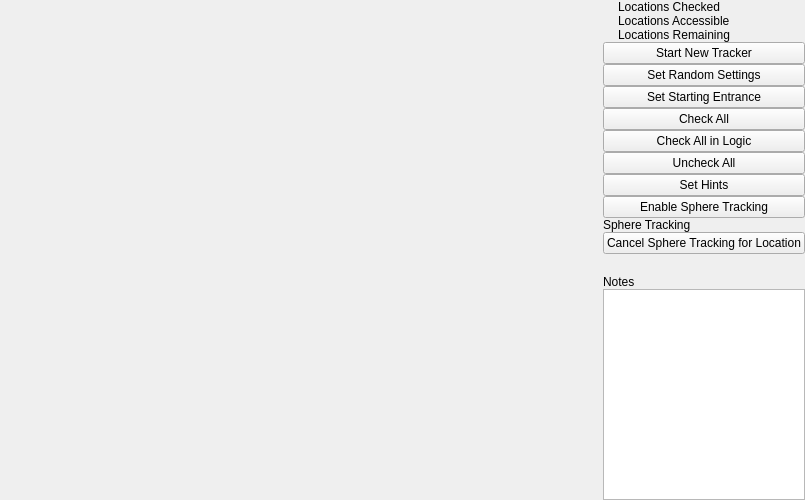
      <widget class="QWidget" name="tracker_tab">
       <property name="styleSheet">
        <string notr="true">background: black;

QPushButton {
  background: gray;
}</string>
       </property>
       <attribute name="title">
        <string>Tracker</string>
       </attribute>
       <layout class="QGridLayout" name="gridLayout" columnstretch="2,1,1">
        <property name="leftMargin">
         <number>0</number>
        </property>
        <property name="topMargin">
         <number>0</number>
        </property>
        <property name="rightMargin">
         <number>0</number>
        </property>
        <property name="bottomMargin">
         <number>0</number>
        </property>
        <property name="horizontalSpacing">
         <number>3</number>
        </property>
        <property name="verticalSpacing">
         <number>0</number>
        </property>
        <item row="0" column="0">
         <layout class="QVBoxLayout" name="inventory_layout" stretch="1,3,3">
          <item>
           <layout class="QHBoxLayout" name="dungeon_inventory_layout" stretch="0,0,0,0,0,0,0">
            <property name="spacing">
             <number>2</number>
            </property>
            <item>
             <layout class="QVBoxLayout" name="dungeon_svt_layout">
              <property name="spacing">
               <number>1</number>
              </property>
              <property name="sizeConstraint">
               <enum>QLayout::SizeConstraint::SetDefaultConstraint</enum>
              </property>
              <item>
               <layout class="QHBoxLayout" name="dungeon_svt_keys_layout">
                <property name="spacing">
                 <number>1</number>
                </property>
                <property name="sizeConstraint">
                 <enum>QLayout::SizeConstraint::SetDefaultConstraint</enum>
                </property>
               </layout>
              </item>
             </layout>
            </item>
            <item>
             <layout class="QVBoxLayout" name="dungeon_et_layout">
              <property name="spacing">
               <number>1</number>
              </property>
              <property name="sizeConstraint">
               <enum>QLayout::SizeConstraint::SetDefaultConstraint</enum>
              </property>
              <item>
               <layout class="QHBoxLayout" name="dungeon_et_keys_layout">
                <property name="spacing">
                 <number>1</number>
                </property>
               </layout>
              </item>
             </layout>
            </item>
            <item>
             <layout class="QVBoxLayout" name="dungeon_lmf_layout">
              <property name="spacing">
               <number>1</number>
              </property>
              <property name="sizeConstraint">
               <enum>QLayout::SizeConstraint::SetDefaultConstraint</enum>
              </property>
              <item>
               <layout class="QHBoxLayout" name="dungeon_lmf_keys_layout">
                <property name="spacing">
                 <number>1</number>
                </property>
               </layout>
              </item>
             </layout>
            </item>
            <item>
             <layout class="QVBoxLayout" name="dungeon_ac_layout">
              <property name="spacing">
               <number>1</number>
              </property>
              <property name="sizeConstraint">
               <enum>QLayout::SizeConstraint::SetDefaultConstraint</enum>
              </property>
              <item>
               <layout class="QHBoxLayout" name="dungeon_ac_keys_layout">
                <property name="spacing">
                 <number>1</number>
                </property>
               </layout>
              </item>
             </layout>
            </item>
            <item>
             <layout class="QVBoxLayout" name="dungeon_ssh_layout">
              <property name="spacing">
               <number>1</number>
              </property>
              <property name="sizeConstraint">
               <enum>QLayout::SizeConstraint::SetDefaultConstraint</enum>
              </property>
              <item>
               <layout class="QHBoxLayout" name="dungeon_ssh_keys_layout">
                <property name="spacing">
                 <number>1</number>
                </property>
               </layout>
              </item>
             </layout>
            </item>
            <item>
             <layout class="QVBoxLayout" name="dungeon_fs_layout">
              <property name="spacing">
               <number>1</number>
              </property>
              <property name="sizeConstraint">
               <enum>QLayout::SizeConstraint::SetDefaultConstraint</enum>
              </property>
              <item>
               <layout class="QHBoxLayout" name="dungeon_fs_keys_layout">
                <property name="spacing">
                 <number>1</number>
                </property>
               </layout>
              </item>
             </layout>
            </item>
            <item>
             <layout class="QVBoxLayout" name="dungeon_sk_layout">
              <property name="spacing">
               <number>1</number>
              </property>
              <property name="sizeConstraint">
               <enum>QLayout::SizeConstraint::SetDefaultConstraint</enum>
              </property>
              <item>
               <layout class="QHBoxLayout" name="dungeon_sk_keys_layout">
                <property name="spacing">
                 <number>1</number>
                </property>
                <property name="sizeConstraint">
                 <enum>QLayout::SizeConstraint::SetDefaultConstraint</enum>
                </property>
               </layout>
              </item>
             </layout>
            </item>
           </layout>
          </item>
          <item>
           <layout class="QGridLayout" name="middle_inventory_layout" columnstretch="2,10,4">
            <item row="0" column="1">
             <layout class="QGridLayout" name="inventory_b_wheel_layout">
              <property name="spacing">
               <number>1</number>
              </property>
             </layout>
            </item>
            <item row="0" column="0">
             <layout class="QVBoxLayout" name="inventory_sword_layout"/>
            </item>
            <item row="0" column="2">
             <layout class="QVBoxLayout" name="inventory_tablet_layout"/>
            </item>
           </layout>
          </item>
          <item>
           <layout class="QGridLayout" name="lower_inventory_layout">
            <property name="spacing">
             <number>1</number>
            </property>
           </layout>
          </item>
         </layout>
        </item>
        <item row="0" column="2">
         <layout class="QVBoxLayout" name="tracker_info_layout" stretch="55,45">
          <property name="sizeConstraint">
           <enum>QLayout::SizeConstraint::SetDefaultConstraint</enum>
          </property>
          <item>
           <layout class="QVBoxLayout" name="tracker_info_top_half_layout">
            <item>
             <layout class="QGridLayout" name="tracker_statistics_grid" rowstretch="0,0,0" columnstretch="4,50">
              <property name="sizeConstraint">
               <enum>QLayout::SizeConstraint::SetDefaultConstraint</enum>
              </property>
              <item row="2" column="1">
               <widget class="QLabel" name="tracker_stats_remaining_label">
                <property name="text">
                 <string>Locations Remaining</string>
                </property>
               </widget>
              </item>
              <item row="2" column="0">
               <widget class="QLabel" name="tracker_stats_remaining">
                <property name="sizePolicy">
                 <sizepolicy hsizetype="Expanding" vsizetype="Preferred">
                  <horstretch>0</horstretch>
                  <verstretch>0</verstretch>
                 </sizepolicy>
                </property>
                <property name="text">
                 <string/>
                </property>
                <property name="alignment">
                 <set>Qt::AlignmentFlag::AlignRight|Qt::AlignmentFlag::AlignTrailing|Qt::AlignmentFlag::AlignVCenter</set>
                </property>
               </widget>
              </item>
              <item row="0" column="0">
               <widget class="QLabel" name="tracker_stats_checked">
                <property name="sizePolicy">
                 <sizepolicy hsizetype="Expanding" vsizetype="Preferred">
                  <horstretch>0</horstretch>
                  <verstretch>0</verstretch>
                 </sizepolicy>
                </property>
                <property name="text">
                 <string/>
                </property>
                <property name="alignment">
                 <set>Qt::AlignmentFlag::AlignRight|Qt::AlignmentFlag::AlignTrailing|Qt::AlignmentFlag::AlignVCenter</set>
                </property>
               </widget>
              </item>
              <item row="1" column="0">
               <widget class="QLabel" name="tracker_stats_accessible">
                <property name="sizePolicy">
                 <sizepolicy hsizetype="Expanding" vsizetype="Preferred">
                  <horstretch>0</horstretch>
                  <verstretch>0</verstretch>
                 </sizepolicy>
                </property>
                <property name="text">
                 <string/>
                </property>
                <property name="alignment">
                 <set>Qt::AlignmentFlag::AlignRight|Qt::AlignmentFlag::AlignTrailing|Qt::AlignmentFlag::AlignVCenter</set>
                </property>
               </widget>
              </item>
              <item row="1" column="1">
               <widget class="QLabel" name="tracker_stats_accessible_label">
                <property name="sizePolicy">
                 <sizepolicy hsizetype="Minimum" vsizetype="Preferred">
                  <horstretch>0</horstretch>
                  <verstretch>0</verstretch>
                 </sizepolicy>
                </property>
                <property name="text">
                 <string>Locations Accessible</string>
                </property>
               </widget>
              </item>
              <item row="0" column="1">
               <widget class="QLabel" name="tracker_stats_checked_label">
                <property name="text">
                 <string>Locations Checked</string>
                </property>
               </widget>
              </item>
             </layout>
            </item>
            <item>
             <widget class="QPushButton" name="start_new_tracker_button">
              <property name="sizePolicy">
               <sizepolicy hsizetype="Minimum" vsizetype="Fixed">
                <horstretch>0</horstretch>
                <verstretch>0</verstretch>
               </sizepolicy>
              </property>
              <property name="text">
               <string>Start New Tracker</string>
              </property>
             </widget>
            </item>
            <item>
             <widget class="QPushButton" name="set_random_settings_button">
              <property name="sizePolicy">
               <sizepolicy hsizetype="Minimum" vsizetype="Fixed">
                <horstretch>0</horstretch>
                <verstretch>0</verstretch>
               </sizepolicy>
              </property>
              <property name="text">
               <string>Set Random Settings</string>
              </property>
             </widget>
            </item>
            <item>
             <widget class="QPushButton" name="set_starting_entrance_button">
              <property name="sizePolicy">
               <sizepolicy hsizetype="Minimum" vsizetype="Fixed">
                <horstretch>0</horstretch>
                <verstretch>0</verstretch>
               </sizepolicy>
              </property>
              <property name="text">
               <string>Set Starting Entrance</string>
              </property>
             </widget>
            </item>
            <item>
             <widget class="QPushButton" name="check_all_button">
              <property name="text">
               <string>Check All</string>
              </property>
             </widget>
            </item>
            <item>
             <widget class="QPushButton" name="check_all_in_logic_button">
              <property name="text">
               <string>Check All in Logic</string>
              </property>
             </widget>
            </item>
            <item>
             <widget class="QPushButton" name="uncheck_all_button">
              <property name="text">
               <string>Uncheck All</string>
              </property>
             </widget>
            </item>
            <item>
             <widget class="QPushButton" name="set_hints_button">
              <property name="text">
               <string>Set Hints</string>
              </property>
             </widget>
            </item>
            <item>
             <widget class="TrackerToggleSTButton" name="toggle_sphere_tracking_button">
              <property name="text">
               <string>Enable Sphere Tracking</string>
              </property>
             </widget>
            </item>
            <item>
             <widget class="QLabel" name="tracker_sphere_tracking_label">
              <property name="text">
               <string>Sphere Tracking</string>
              </property>
             </widget>
            </item>
            <item>
             <widget class="QPushButton" name="cancel_sphere_tracking_button">
              <property name="text">
               <string>Cancel Sphere Tracking for Location</string>
              </property>
             </widget>
            </item>
            <item>
             <spacer name="tracker_info_layout_spacer">
              <property name="orientation">
               <enum>Qt::Orientation::Vertical</enum>
              </property>
              <property name="sizeHint" stdset="0">
               <size>
                <width>20</width>
                <height>40</height>
               </size>
              </property>
             </spacer>
            </item>
           </layout>
          </item>
          <item>
           <layout class="QVBoxLayout" name="tracker_info_bottom_half">
            <item>
             <widget class="QLabel" name="tracker_notes_label">
              <property name="text">
               <string>Notes</string>
              </property>
             </widget>
            </item>
            <item>
             <widget class="QTextEdit" name="tracker_notes_textedit"/>
            </item>
           </layout>
          </item>
         </layout>
        </item>
        <item row="0" column="1">
         <layout class="QVBoxLayout" name="tracker_map_layout">
          <item>
           <widget class="QWidget" name="map_widget" native="true">
            <property name="sizePolicy">
             <sizepolicy hsizetype="Fixed" vsizetype="Fixed">
              <horstretch>0</horstretch>
              <verstretch>0</verstretch>
             </sizepolicy>
            </property>
            <property name="minimumSize">
             <size>
              <width>546</width>
              <height>300</height>
             </size>
            </property>
           </widget>
          </item>
          <item>
           <layout class="QHBoxLayout" name="tracker_locations_info_layout"/>
          </item>
          <item>
           <widget class="QScrollArea" name="tracker_locations_scroll_area">
            <property name="sizePolicy">
             <sizepolicy hsizetype="Maximum" vsizetype="Expanding">
              <horstretch>0</horstretch>
              <verstretch>0</verstretch>
             </sizepolicy>
            </property>
            <property name="maximumSize">
             <size>
              <width>546</width>
              <height>16777215</height>
             </size>
            </property>
            <property name="frameShape">
             <enum>QFrame::Shape::NoFrame</enum>
            </property>
            <property name="lineWidth">
             <number>0</number>
            </property>
            <property name="widgetResizable">
             <bool>true</bool>
            </property>
            <widget class="QWidget" name="tracker_locations_scroll_widget">
             <property name="geometry">
              <rect>
               <x>0</x>
               <y>0</y>
               <width>100</width>
               <height>30</height>
              </rect>
             </property>
             <property name="maximumSize">
              <size>
               <width>546</width>
               <height>16777215</height>
              </size>
             </property>
             <layout class="QHBoxLayout" name="tracker_locations_scroll_layout">
              <property name="spacing">
               <number>0</number>
              </property>
              <property name="leftMargin">
               <number>0</number>
              </property>
              <property name="topMargin">
               <number>0</number>
              </property>
              <property name="rightMargin">
               <number>0</number>
              </property>
              <property name="bottomMargin">
               <number>0</number>
              </property>
             </layout>
            </widget>
           </widget>
          </item>
         </layout>
        </item>
       </layout>
      </widget>
